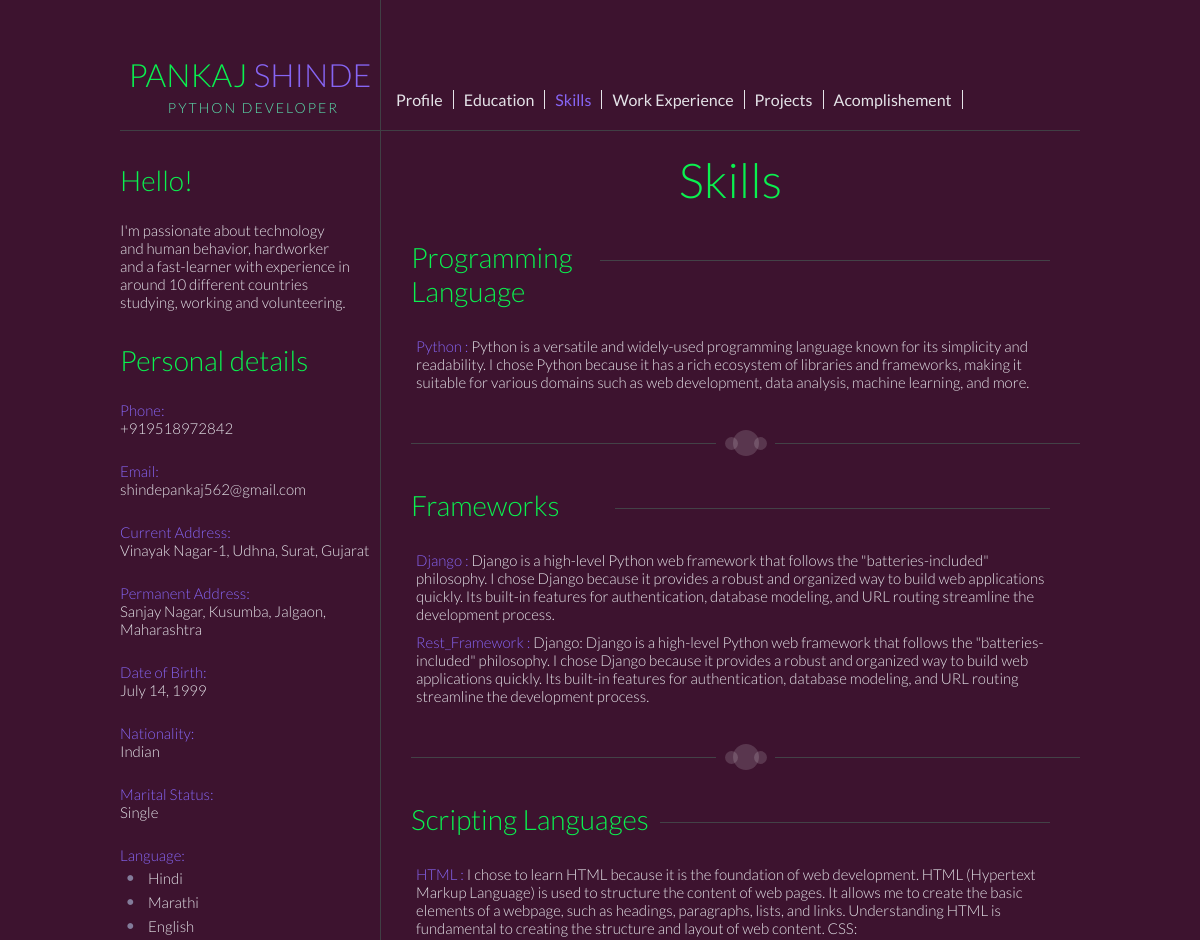
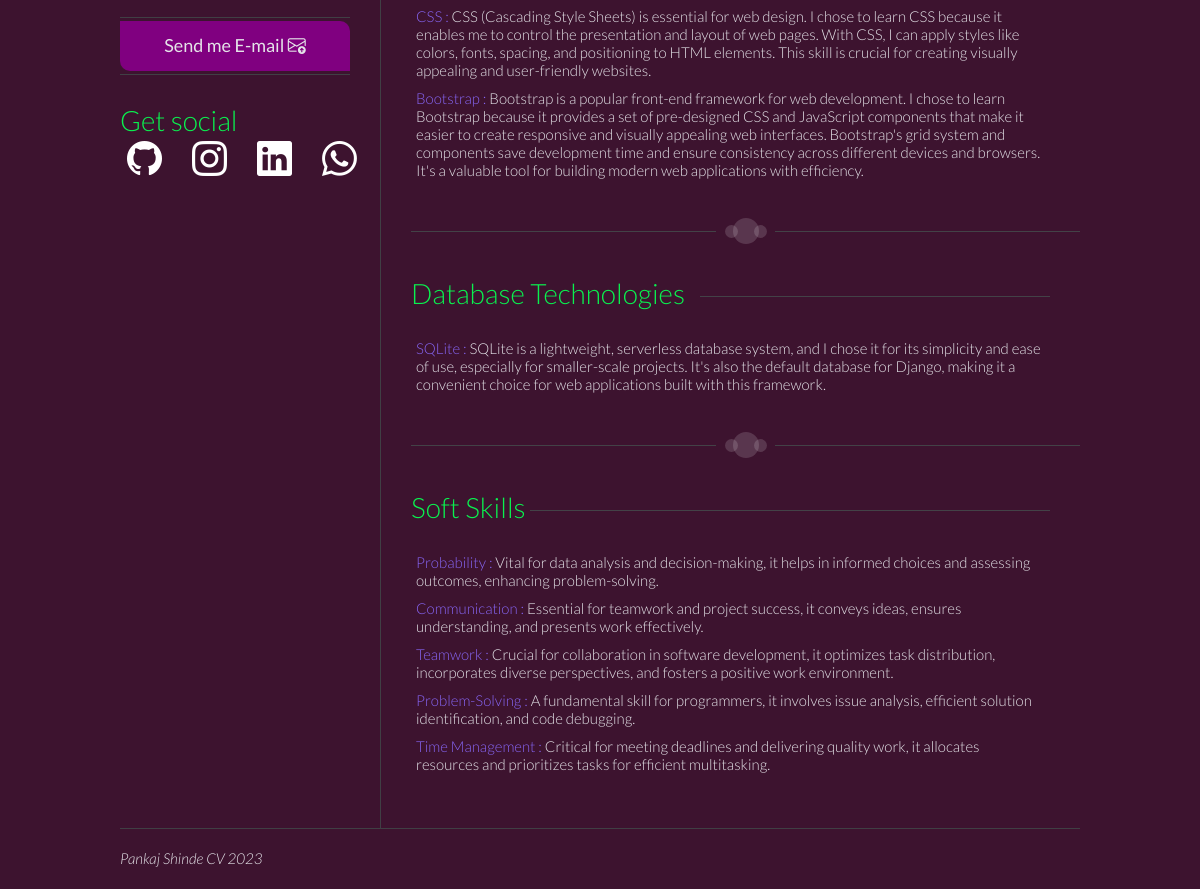
Screenshot of /skills/ with the database file from the repository (2 pictures, top to bottom).
### CV/models.py (models this page shows, shortened)
class PersonalDetailsModel(models.Model):
    id = models.AutoField(primary_key=True)
    first_name = models.CharField(max_length=100)
    last_name = models.CharField(max_length=100)
    occupation = models.CharField(max_length=100)
    hello_content = models.TextField()
    phone = models.CharField(max_length=15)
    email= models.EmailField(max_length=254)
    current_address = models.TextField()
    permanent_address = models.TextField()
    dob = models.DateField(auto_now=False, auto_now_add=False)
    gender = models.CharField(max_length=1, choices=(
        ('M', 'Male'), ('F', 'Female'), ('T', 'Other'),))
    nationality = models.CharField(max_length=50, default='Indian')
    marital_status = models.CharField(max_length=50, choices=(
        ('Single','SINGLE'), ('Married','MARRIED'), ('Widowed','WIDOWED'),))

class Language(models.Model):
    profile = models.ForeignKey(
        'PersonalDetailsModel', on_delete=models.CASCADE, blank=False)
    language = models.CharField(max_length=50)

class ProgramingLanguage(models.Model):
    skill = models.ForeignKey("skill",on_delete=models.CASCADE)
    name = models.CharField(max_length=50)
    info = models.TextField()

class FrameworksModel(models.Model):
    skill = models.ForeignKey("skill",on_delete=models.CASCADE)
    name = models.CharField(max_length=50)
    info = models.TextField()

class ScriptingLanguages(models.Model):
    skill = models.ForeignKey("skill",on_delete=models.CASCADE)
    name = models.CharField(max_length=50)
    info = models.TextField()

class DatabaseTechnologies(models.Model):
    skill = models.ForeignKey("skill",on_delete=models.CASCADE)
    name = models.CharField(max_length=50)
    info = models.TextField()

class SoftSkills(models.Model):
    skill = models.ForeignKey("skill",on_delete=models.CASCADE)
    name = models.CharField(max_length=50)
    info = models.TextField()

### CV/views.py (the view)
# urls.py: path('skills/', skills, name='skills'),
def skills(request):
    prog_lang=ProgramingLanguage.objects.all()
    framework=FrameworksModel.objects.all()
    scr_lng=ScriptingLanguages.objects.all()
    dbtech=DatabaseTechnologies.objects.all()
    softskills=SoftSkills.objects.all()
    context={
        'prog_lang':prog_lang,
        'framework':framework,
        'scr_lng':scr_lng,
        'dbtech':dbtech,
        'softskills':softskills,
    }
    return render(request, "mainu/skills.html",context)

### CV/context_processors.py (called while the page is built)
def const_data(request):
    social = SocialLink.objects.all()
    for link in social:
        if link.id == 1:
            github=link
        if link.id == 2:
            linkedin=link
        if link.id == 3:
            insta=link
        if link.id == 4:
            whatsapp=link
    return {
        'github':github,
        'linkedin':linkedin,
        'insta':insta,
        'whatsapp':whatsapp,
        'user_object' : PersonalDetailsModel.objects.all(),
        'lang' : Language.objects.all(),
    }

### templates/mainu/skills.html
{% extends "base/base.html" %}
{% load static %}
{% block content %}
<div id="content_container">
  <h1>Skills</h1>
    <div class="skills_block">
      <div class="hrl1"></div>
      <h2>Programming Language</h2>
      {% for p in prog_lang %}
      <div class="d-flex">
        <p><span>{{ p.name}} :</span>  {{ p.info }}</p>
      </div>
      {% endfor %}
    </div>
    <div class="horizontal_line">
      <div class="line_left"></div>
      <div class="left_circle"></div>
      <div class="central_circle"></div>
      <div class="right_circle"></div>
      <div class="line_right"></div>
    </div>
    <div class="skills_block">
      <div class="hrl2"></div>
      <h2>Frameworks</h2>
      {% for f in framework %}
      <div class="d-flex">
        <p><span>{{ f.name}} :</span>  {{ f.info }}</p>
      </div>
      {% endfor %}
    </div>
    <div class="horizontal_line">
      <div class="line_left"></div>
      <div class="left_circle"></div>
      <div class="central_circle"></div>
      <div class="right_circle"></div>
      <div class="line_right"></div>
    </div>
    <div class="skills_block">
      <div class="hrl3"></div>
      <h2>Scripting Languages</h2>
      {% for s in scr_lng %}
      <div class="d-flex">
        <p><span>{{ s.name}} :</span>  {{ s.info }}</p>
      </div>
      {% endfor %}
    </div>
    <div class="horizontal_line">
      <div class="line_left"></div>
      <div class="left_circle"></div>
      <div class="central_circle"></div>
      <div class="right_circle"></div>
      <div class="line_right"></div>
    </div>
    <div class="skills_block">
      <div class="hrl4"></div>
      <h2>Database Technologies</h2>
      {% for d in dbtech %}
      <div class="d-flex">
        <p><span>{{ d.name}} :</span>  {{ d.info }}</p>
      </div>
      {% endfor %}
    </div>
    <div class="horizontal_line">
      <div class="line_left"></div>
      <div class="left_circle"></div>
      <div class="central_circle"></div>
      <div class="right_circle"></div>
      <div class="line_right"></div>
    </div>
    <div class="last skills_block">
      <div class="hrl5"></div>
      <h2>Soft Skills</h2>
      {% for s in softskills %}
      <div class="d-flex">
        <p><span>{{ s.name}} :</span>  {{ s.info }}</p>
      </div>
      {% endfor %}
    </div>
</div>
{% endblock %}

### templates/base/base.html (shortened to what this page needs)
{% load static %}
<!DOCTYPE html>
<html lang="en">
  <head>
    <link rel="stylesheet" href="https://cdn.jsdelivr.net/npm/bootstrap-icons@1.11.1/font/bootstrap-icons.css">
    <link rel="stylesheet" href="/static/main.css">
  </head>
  <body>
		<div id="main_container">
        {% include "base/header.html" %}
        {% include "base/left_col.html" %}
        {% block content %}{% endblock content %}
      <div id="footer">
        {% for f in user_object %}
        <p class="footer_name">{{ f.first_name }} {{ f.last_name }} CV 2023</p>
        {% endfor %}
      </div>
		</div>
  </body>
</html>

### templates/base/header.html (shortened to what this page needs)
{% load static %}
<div id="header">
    {% for user in user_object %}
    <div class="header_logotype_container">
      <h1 class="logotype_name">{{ user.first_name }} <span class="purple">{{ user.last_name }}</span></h1>
      <h2 class="logotype_occupation">{{ user.occupation }}</h2>
    </div>
    {% endfor %}
    <div class="header_menu_container">
      <ul class="header_menu horizontal_list">
        <li><a class="{% if request.path == '/' %} purple {% endif %}" href="{% url "profile" %}">Profile</a></li>
        <li><a class="{% if request.path == '/education/' %} purple {% endif %}" href="{% url "education" %}">Education</a></li>
        <li><a class="{% if request.path == '/skills/' %} purple {% endif %}" href="{% url "skills" %}">Skills</a></li>
        <li><a class="{% if request.path == '/experience/' %} purple {% endif %}" href="{% url "experience" %}">Work Experience</a></li>
        <li><a class="{% if request.path == '/project/' %} purple {% endif %}" href="{% url "project" %}">Projects</a></li>
        <li><a class="{% if request.path == '/accomplishment/' %} purple {% endif %}" href="{% url "accomplishment" %}">Acomplishement</a></li>
      </ul>
    </div>
</div>

### templates/base/left_col.html (shortened to what this page needs)
{% load static %}
{% for user in user_object %}
  <div id="left_col">
    <div class="hello_content">
      <h2>Hello!</h2>
      <p>{{ user.hello_content}}</p>
    </div>
    <div class="contact_details_content">
      <h2>Personal details</h2>
      <p class="purple">Phone:</p>
      <p>{{ user.phone }}</p>
      <p class="purple">Email:</p>
      <p>{{ user.email }}</p>
      <p class="purple">Current Address:</p>
      <p>{{ user.current_address }}</p>
      <p class="purple">Permanent Address:</p>
      <p>{{ user.permanent_address }}</p>
      <p class="purple">Date of Birth:</p>
      <p>{{ user.dob }}</p>
      <p class="purple">Nationality:</p>
      <p>{{ user.nationality }}</p>
      <p class="purple">Marital Status:</p>
      <p>{{ user.marital_status }}</p>
      {% endfor %}
      <p class="purple">Language:</p>
      {% for l in lang %}
      <ul>
        <li>{{ l.language }}</li>
      </ul>
      {% endfor %}
    </div>
    {% for user in user_object %}
    <a href="mailto:{{ user.email }}" class="send_message_button">
      <p class="content">Send me E-mail <i class="bi bi-envelope-arrow-up"></i></p>
    </a>
    {% endfor %}
    <div class="get_social_content">
      <h2>Get social</h2>
      <ul class="social_icons horizontal_list">
        <li><a class="so_icons" href="{{ github.sorce }}"><i class="bi bi-github"></i></a></li>
        <li><a class="so_icons" href="{{ insta.sorce }}"><i class="bi bi-instagram"></i></a></li>
        <li><a class="so_icons" href="{{ linkedin.sorce }}"><i class="bi bi-linkedin"></i></a></li>
        <li><a class="so_icons" href="{{ whatsapp.sorce }}"><i class="bi bi-whatsapp"></i></a></li>
      </ul>
    </div>
  </div>

### static/main.css (style rules this page uses)
.purple { color: #8665f3; }
.d-flex { display: flex; justify-content: space-between; align-items: right; }
.d-flex p { margin: 5px; }
.horizontal_list { margin: 0; padding: 0; list-style-type: none; }
.horizontal_list li { float: left ; }
.horizontal_list li:before { content: none; }
.horizontal_list li { padding-left: 0; text-indent: 0; }
.horizontal_line { margin: 34px 0 0 30px; height: 26px; position: relative; }
.line_left, .line_right { border-top: 1px solid #434247; width: 305px; margin-top: 13px; }
.line_left { float: left; }
.line_right { float: right; }
.left_circle, .central_circle, .right_circle { background: rgb(69,68,73); background: rgba(255,255,255, 0.15); position: absolute; border-radius: 50px; }
.left_circle, .right_circle { width: 13px; height: 13px; top: 7px; }
.left_circle { left: 314px; }
.central_circle { width: 26px; height: 26px; top: 0px; left: 322px; }
.right_circle { left: 343px; }
body { background: #3d132f; margin: 0; }
span { color: #8665f3; }
h1,h2,h3, h4 { font-family: 'Lato', Helvetica, sans-serif; font-weight: 300; color: #0af14f; }
h1 { font-size: 48px; font-weight: 300; text-align: center; margin: 20px 0; }
h2 { font-size: 28px; margin: 32px 0 24px; }
blockquote, p , a, li { font-family: 'Lato', Helvetica, sans-serif; font-weight: 300; font-size: 15px; color: #e4e3e8; }
ul { list-style: none; padding:0; margin:0; }
li { padding-left: 1em; text-indent: -.7em; }
li:before { content: "• "; color: #837c9a; font-size: 20px; padding-right: 8px; }
#main_container { width: 960px; margin: 0 auto; }
#header { height: 130px; border-bottom: 1px solid #403F44; }
.header_logotype_container { width: 260px; height: 130px; border-right: 1px solid #403F44; float: left; }
.header_menu_container { height: 130px; width: 699px; float: left; }
.header_menu_container a { font-family: 'Lato', Helvetica, sans-serif; }
#left_col { width: 260px; float: left; }
#content_container { width: 699px; border-left: 1px solid #403F44; float: left; }
#footer { width: 960px; height: 60px; border-top: 1px solid #403F44; display: inline-block; }
.logotype_name { text-transform: uppercase; font-size: 32px; margin: 55px 0 0; }
.logotype_occupation { text-transform: uppercase; margin-top: 5px; color: #5ce2af; font-size: 14px; text-align: center; letter-spacing: 2px; padding-left: 7px; }
.header_menu { width: 699px; margin-top: 90px; margin-left: 5px; }
.header_menu a { text-decoration: none; padding: 0 10px; border-right: 1px solid #e4e3e8; font-size: 16px; font-weight: 400; }
.hello_content, .contact_details_content { margin-top: 25px; }
.hello_content { width: 230px; }
.contact_details_content h2 + p.purple { margin-top: 10px; }
.contact_details_content p { margin: 0; }
.contact_details_content p.purple { margin-top: 25px; }
.send_message_button, .special_button { margin-top: 25px; display: block; color: white; background: purple; width: 230px; height: 50px; position: relative; z-index: 1; border-top-right-radius: 10px; border-bottom-left-radius: 10px; }
.content { text-align: center; width: 100%; height: 40px; position: absolute; z-index: 2; font: 18px 'Lato', Arial, sans-serif; margin: 0; padding: 16px 0 0; top: -4px; bottom: 10px; border-top: 1px solid #403F44; border-bottom: 1px solid #403F44; }
.get_social_content { margin-top: 15px; }
.get_social_content h2 { margin-bottom: 8px; }
.social_icons { margin: -8px; }
.social_icons a { font-size: 35px; text-decoration: none; color: #fff; margin: 10px; padding: 0 5px; }
.footer_name { font-style: italic; margin-top: 20px; }
.d-flex { display: flex; justify-content: space-between; align-items: center; }
.skills_block { margin: 25px 30px; }
.skills_block .hrl1,.hrl2,.hrl3,.hrl4,.hrl5 { border-top: 1px solid #434247; float: right; margin-top: 20px; }
.hrl1 { width: 350px; }
.hrl2 { width: 485px; }
.hrl3 { width: 390px; }
.hrl4 { width: 350px; }
.hrl5 { width: 520px; }
.last.skills_block { margin-bottom: 50px; }
.experience_block .hrl1,.hrl2 { border-top: 1px solid #434247; float: right; margin-top: 20px; }
.hrl2 { width: 305px; }
.project_block .hrl1,.hrl2 { border-top: 1px solid #434247; float: right; margin-top: 20px; }
.hrl1 { width: 450px; }
.hrl2 { width: 435px; }

### rows the page displays
PersonalDetailsModel: first_name "PANKAJ", last_name "SHINDE", occupation "PYTHON DEVELOPER", hello_content "I'm passionate about technology and human behavior, hardworker and a fast-learner with experience in around 10 different countries studying, working and volunteering.", phone "+919518972842", email "shindepankaj562@gmail.com", current_address "Vinayak Nagar-1, Udhna, Surat, Gujarat", permanent_address "Sanjay Nagar, Kusumba, Jalgaon, Maharashtra", dob "July 14, 1999", nationality "Indian", marital_status "Single", first_name "Pankaj", last_name "Shinde"
Language: language "Hindi"
Language: language "Marathi"
Language: language "English"
ProgramingLanguage: name "Python", info "Python is a versatile and widely-used programming language known for its simplicity and readability. I chose Python because it has a rich ecosystem of libraries and frameworks, making it suitable for various domains such as web development, data analysis, machine learning, and more."
FrameworksModel: name "Django", info "Django is a high-level Python web framework that follows the \"batteries-included\" philosophy. I chose Django because it provides a robust and organized way to build web applications quickly. Its built-in features for authentication, database modeling, and URL routing streamline the development process."
FrameworksModel: name "Rest_Framework", info "Django: Django is a high-level Python web framework that follows the \"batteries-included\" philosophy. I chose Django because it provides a robust and organized way to build web applications quickly. Its built-in features for authentication, database modeling, and URL routing streamline the development process."
ScriptingLanguages: name "HTML", info "I chose to learn HTML because it is the foundation of web development. HTML (Hypertext Markup Language) is used to structure the content of web pages. It allows me to create the basic elements of a webpage, such as headings, paragraphs, lists, and links. Understanding HTML is fundamental to creating the structure and layout of web content. CSS:"
ScriptingLanguages: name "CSS", info "CSS (Cascading Style Sheets) is essential for web design. I chose to learn CSS because it enables me to control the presentation and layout of web pages. With CSS, I can apply styles like colors, fonts, spacing, and positioning to HTML elements. This skill is crucial for creating visually appealing and user-friendly websites."
ScriptingLanguages: name "Bootstrap", info "Bootstrap is a popular front-end framework for web development. I chose to learn Bootstrap because it provides a set of pre-designed CSS and JavaScript components that make it easier to create responsive and visually appealing web interfaces. Bootstrap's grid system and components save development time and ensure consistency across different devices and browsers. It's a valuable tool for building modern web applications with efficiency."
DatabaseTechnologies: name "SQLite", info "SQLite is a lightweight, serverless database system, and I chose it for its simplicity and ease of use, especially for smaller-scale projects. It's also the default database for Django, making it a convenient choice for web applications built with this framework."
SoftSkills: name "Probability", info "Vital for data analysis and decision-making, it helps in informed choices and assessing outcomes, enhancing problem-solving."
SoftSkills: name "Communication", info "Essential for teamwork and project success, it conveys ideas, ensures understanding, and presents work effectively."
SoftSkills: name "Teamwork", info "Crucial for collaboration in software development, it optimizes task distribution, incorporates diverse perspectives, and fosters a positive work environment."
SoftSkills: name "Problem-Solving", info "A fundamental skill for programmers, it involves issue analysis, efficient solution identification, and code debugging."
SoftSkills: name "Time Management", info "Critical for meeting deadlines and delivering quality work, it allocates resources and prioritizes tasks for efficient multitasking."
